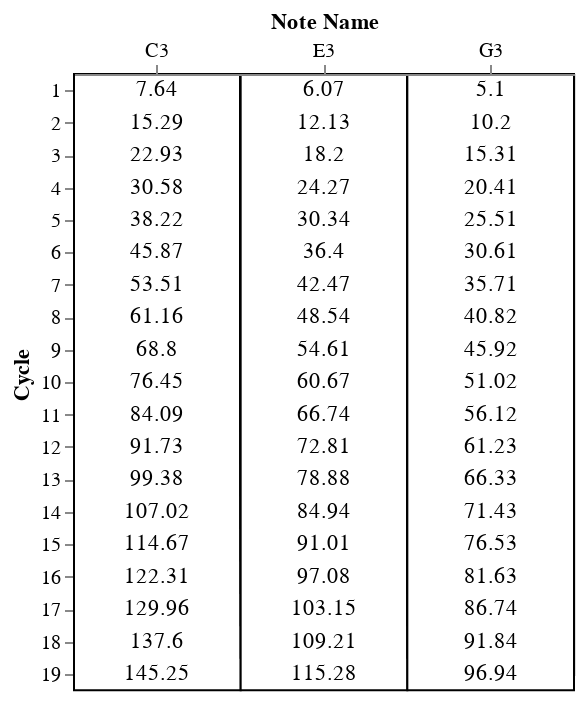

The notebook cell this image was saved under:
### Code cell
chart_grid = alt.Chart(grid_p_df).mark_rect(
    color='white',
    stroke='black',
    
).encode(
    x=alt.X('note_name',
            axis=alt.Axis(orient='top',title='Note Name', labelAngle=0),
            sort=note_names),
    y=alt.Y('max_cycle_or_t:Q',
             scale=alt.Scale(domain=[0.5,19],reverse=True,zero=False),
             axis=alt.Axis(title='Cycle', tickCount=20,)),
    
)
text = alt.Chart(grid_p_df).mark_text(baseline="middle").encode(
        x=alt.X('note_name',
                sort=note_names),
    y=alt.Y('cycle_or_t:Q',
             scale=alt.Scale(domain=[0.5,19],reverse=True,zero=False,),
             axis=alt.Axis(title='Cycle', tickCount=20,)),
    text='t_values',
    
)
chart_grid = chart_grid + text
chart_grid.properties(width=250)

### Figure 1 — Vega-Lite specification as saved in the notebook (floating-point values rounded to 4 significant figures)
{"config": {"view": {"continuousWidth": 300, "continuousHeight": 300}}, "layer": [{"mark": {"type": "rect", "color": "white", "stroke": "black"}, "encoding": {"x": {"axis": {"labelAngle": 0, "orient": "top", "title": "Note Name"}, "field": "note_name", "sort": ["C3", "E3", "G3"], "type": "nominal"}, "y": {"axis": {"tickCount": 20, "title": "Cycle"}, "field": "max_cycle_or_t", "scale": {"domain": [0.5, 19], "reverse": true, "zero": false}, "type": "quantitative"}}}, {"mark": {"type": "text", "baseline": "middle"}, "encoding": {"text": {"field": "t_values", "type": "quantitative"}, "x": {"field": "note_name", "sort": ["C3", "E3", "G3"], "type": "nominal"}, "y": {"axis": {"tickCount": 20, "title": "Cycle"}, "field": "cycle_or_t", "scale": {"domain": [0.5, 19], "reverse": true, "zero": false}, "type": "quantitative"}}}], "data": {"name": "data-10125927c81b582ee4fe1e5e71a0ae8c"}, "width": 250, "$schema": "https://vega.github.io/schema/vega-lite/v5.20.1.json", "datasets": {"data-10125927c81b582ee4fe1e5e71a0ae8c": [{"cycle_or_t": 1, "note_name": "C3", "t_values": 7.64, "max_cycle_or_t": 1.5}, {"cycle_or_t": 2, "note_name": "C3", "t_values": 15.29, "max_cycle_or_t": 2.5}, {"cycle_or_t": 3, "note_name": "C3", "t_values": 22.93, "max_cycle_or_t": 3.5}, {"cycle_or_t": 4, "note_name": "C3", "t_values": 30.58, "max_cycle_or_t": 4.5}, {"cycle_or_t": 5, "note_name": "C3", "t_values": 38.22, "max_cycle_or_t": 5.5}, {"cycle_or_t": 6, "note_name": "C3", "t_values": 45.87, "max_cycle_or_t": 6.5}, {"cycle_or_t": 7, "note_name": "C3", "t_values": 53.51, "max_cycle_or_t": 7.5}, {"cycle_or_t": 8, "note_name": "C3", "t_values": 61.16, "max_cycle_or_t": 8.5}, {"cycle_or_t": 9, "note_name": "C3", "t_values": 68.8, "max_cycle_or_t": 9.5}, {"cycle_or_t": 10, "note_name": "C3", "t_values": 76.45, "max_cycle_or_t": 10.5}, {"cycle_or_t": 11, "note_name": "C3", "t_values": 84.09, "max_cycle_or_t": 11.5}, {"cycle_or_t": 12, "note_name": "C3", "t_values": 91.73, "max_cycle_or_t": 12.5}, {"cycle_or_t": 13, "note_name": "C3", "t_values": 99.38, "max_cycle_or_t": 13.5}, {"cycle_or_t": 14, "note_name": "C3", "t_values": 107.0, "max_cycle_or_t": 14.5}, {"cycle_or_t": 15, "note_name": "C3", "t_values": 114.7, "max_cycle_or_t": 15.5}, {"cycle_or_t": 16, "note_name": "C3", "t_values": 122.3, "max_cycle_or_t": 16.5}, {"cycle_or_t": 17, "note_name": "C3", "t_values": 130.0, "max_cycle_or_t": 17.5}, {"cycle_or_t": 18, "note_name": "C3", "t_values": 137.6, "max_cycle_or_t": 18.5}, {"cycle_or_t": 19, "note_name": "C3", "t_values": 145.2, "max_cycle_or_t": 19.5}, {"cycle_or_t": 1, "note_name": "E3", "t_values": 6.07, "max_cycle_or_t": 1.5}, {"cycle_or_t": 2, "note_name": "E3", "t_values": 12.13, "max_cycle_or_t": 2.5}, {"cycle_or_t": 3, "note_name": "E3", "t_values": 18.2, "max_cycle_or_t": 3.5}, {"cycle_or_t": 4, "note_name": "E3", "t_values": 24.27, "max_cycle_or_t": 4.5}, {"cycle_or_t": 5, "note_name": "E3", "t_values": 30.34, "max_cycle_or_t": 5.5}, {"cycle_or_t": 6, "note_name": "E3", "t_values": 36.4, "max_cycle_or_t": 6.5}, {"cycle_or_t": 7, "note_name": "E3", "t_values": 42.47, "max_cycle_or_t": 7.5}, {"cycle_or_t": 8, "note_name": "E3", "t_values": 48.54, "max_cycle_or_t": 8.5}, {"cycle_or_t": 9, "note_name": "E3", "t_values": 54.61, "max_cycle_or_t": 9.5}, {"cycle_or_t": 10, "note_name": "E3", "t_values": 60.67, "max_cycle_or_t": 10.5}, {"cycle_or_t": 11, "note_name": "E3", "t_values": 66.74, "max_cycle_or_t": 11.5}, {"cycle_or_t": 12, "note_name": "E3", "t_values": 72.81, "max_cycle_or_t": 12.5}, {"cycle_or_t": 13, "note_name": "E3", "t_values": 78.88, "max_cycle_or_t": 13.5}, {"cycle_or_t": 14, "note_name": "E3", "t_values": 84.94, "max_cycle_or_t": 14.5}, {"cycle_or_t": 15, "note_name": "E3", "t_values": 91.01, "max_cycle_or_t": 15.5}, {"cycle_or_t": 16, "note_name": "E3", "t_values": 97.08, "max_cycle_or_t": 16.5}, {"cycle_or_t": 17, "note_name": "E3", "t_values": 103.2, "max_cycle_or_t": 17.5}, {"cycle_or_t": 18, "note_name": "E3", "t_values": 109.2, "max_cycle_or_t": 18.5}, {"cycle_or_t": 19, "note_name": "E3", "t_values": 115.3, "max_cycle_or_t": 19.5}, {"cycle_or_t": 1, "note_name": "G3", "t_values": 5.1, "max_cycle_or_t": 1.5}, {"cycle_or_t": 2, "note_name": "G3", "t_values": 10.2, "max_cycle_or_t": 2.5}, {"cycle_or_t": 3, "note_name": "G3", "t_values": 15.31, "max_cycle_or_t": 3.5}, {"cycle_or_t": 4, "note_name": "G3", "t_values": 20.41, "max_cycle_or_t": 4.5}, {"cycle_or_t": 5, "note_name": "G3", "t_values": 25.51, "max_cycle_or_t": 5.5}, {"cycle_or_t": 6, "note_name": "G3", "t_values": 30.61, "max_cycle_or_t": 6.5}, {"cycle_or_t": 7, "note_name": "G3", "t_values": 35.71, "max_cycle_or_t": 7.5}, {"cycle_or_t": 8, "note_name": "G3", "t_values": 40.82, "max_cycle_or_t": 8.5}, {"cycle_or_t": 9, "note_name": "G3", "t_values": 45.92, "max_cycle_or_t": 9.5}, {"cycle_or_t": 10, "note_name": "G3", "t_values": 51.02, "max_cycle_or_t": 10.5}, {"cycle_or_t": 11, "note_name": "G3", "t_values": 56.12, "max_cycle_or_t": 11.5}, {"cycle_or_t": 12, "note_name": "G3", "t_values": 61.23, "max_cycle_or_t": 12.5}, {"cycle_or_t": 13, "note_name": "G3", "t_values": 66.33, "max_cycle_or_t": 13.5}, {"cycle_or_t": 14, "note_name": "G3", "t_values": 71.43, "max_cycle_or_t": 14.5}, {"cycle_or_t": 15, "note_name": "G3", "t_values": 76.53, "max_cycle_or_t": 15.5}, {"cycle_or_t": 16, "note_name": "G3", "t_values": 81.63, "max_cycle_or_t": 16.5}, {"cycle_or_t": 17, "note_name": "G3", "t_values": 86.74, "max_cycle_or_t": 17.5}, {"cycle_or_t": 18, "note_name": "G3", "t_values": 91.84, "max_cycle_or_t": 18.5}, {"cycle_or_t": 19, "note_name": "G3", "t_values": 96.94, "max_cycle_or_t": 19.5}]}}
